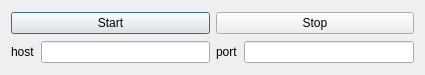
<?xml version="1.0" encoding="UTF-8"?>
<ui version="4.0">
 <class>Network</class>
 <widget class="QDialog" name="Network">
  <property name="geometry">
   <rect>
    <x>0</x>
    <y>0</y>
    <width>425</width>
    <height>75</height>
   </rect>
  </property>
  <property name="minimumSize">
   <size>
    <width>425</width>
    <height>75</height>
   </size>
  </property>
  <property name="windowTitle">
   <string>Dialog</string>
  </property>
  <layout class="QHBoxLayout" name="horizontalLayout_3">
   <item>
    <layout class="QVBoxLayout" name="verticalLayout">
     <item>
      <widget class="QPushButton" name="connect">
       <property name="text">
        <string>Start</string>
       </property>
      </widget>
     </item>
     <item>
      <layout class="QHBoxLayout" name="horizontalLayout">
       <item>
        <widget class="QLabel" name="label">
         <property name="text">
          <string>host</string>
         </property>
        </widget>
       </item>
       <item>
        <widget class="QLineEdit" name="host"/>
       </item>
      </layout>
     </item>
    </layout>
   </item>
   <item>
    <layout class="QVBoxLayout" name="verticalLayout_2">
     <item>
      <widget class="QPushButton" name="disconnect">
       <property name="text">
        <string>Stop</string>
       </property>
      </widget>
     </item>
     <item>
      <layout class="QHBoxLayout" name="horizontalLayout_2">
       <item>
        <widget class="QLabel" name="label_2">
         <property name="text">
          <string>port</string>
         </property>
        </widget>
       </item>
       <item>
        <widget class="QLineEdit" name="port"/>
       </item>
      </layout>
     </item>
    </layout>
   </item>
  </layout>
 </widget>
 <resources/>
 <connections/>
</ui>
